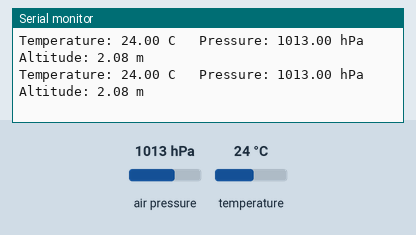
A sketch run on a simulated Arduino Uno, built with avr-gcc and run on an emulated ATmega328P. On the bench: the last lines printed to the serial monitor. The inputs (shaded band) are chosen by the test bench; at power-on: air pressure 1013 hPa, temperature 24 °C.

Above: at 1.2 s.
1.3 s: air pressure set to 952 hPa
At 2.6 s:
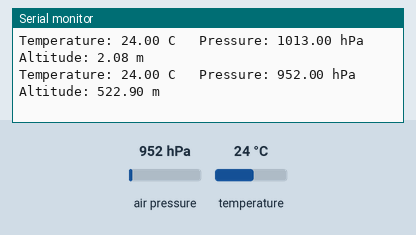
2.8 s: temperature set to 12 °C
At 3.6 s:
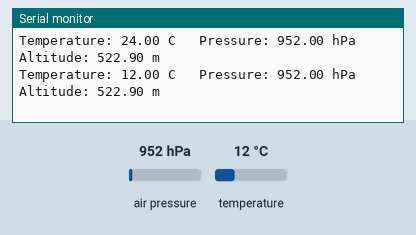
4.3 s: air pressure set to 975 hPa
At 5.5 s:
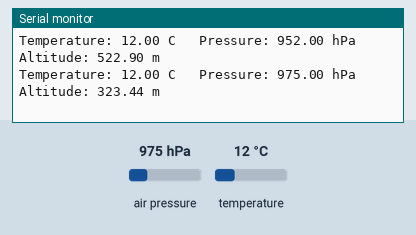
Timing chart, 0 to 7.3 s (numbered marks = the images above; inputs shaded):
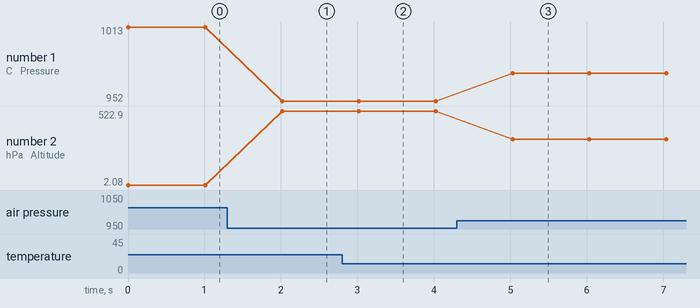

Measured:
- after the input at 1.3 s, the serial monitor: prints a new line after 0.71 s (image 1)
- after the input at 2.8 s, the serial monitor: prints a new line after 0.22 s (image 2)
- after the input at 4.3 s, the serial monitor: prints a new line after 0.73 s (image 3)
- plotted number 1: 1013 → 952 after the input at 1.3 s, 952 → 975 after the input at 4.3 s
- plotted number 2: 2.08 → 522.9 after the input at 1.3 s, 522.9 → 323.44 after the input at 4.3 s

The sketch:

04_bmp280.ino
```cpp
/*
  04 - BMP280 Pressure and Temperature Sensor (I2C)
  Board: Arduino Uno / Nano

  Libraries required (install from Sketch > Include Library > Manage Libraries):
    - "Adafruit BMP280 Library" by Adafruit ... version 2.6.8
    - "Adafruit BusIO" by Adafruit ............ version 1.16.1
    - "Adafruit Unified Sensor" by Adafruit ... version 1.1.14
  (If the IDE asks to install dependencies, click "Install all".)

  Wiring (Uno / Nano):
    VCC -> 3.3V (or 5V if your board has a regulator, check the label)
    GND -> GND
    SDA -> A4
    SCL -> A5

  The I2C address is usually 0x76 or 0x77. If the sensor is not found,
  change 0x76 to 0x77 below.
*/

#include <Wire.h>              // Library for I2C communication
#include <Adafruit_BMP280.h>   // Library for the BMP280 sensor

Adafruit_BMP280 bmp;   // Create the sensor object

void setup() {
  Serial.begin(9600);   // Start the Serial Monitor at 9600 baud

  // Try to start the sensor at address 0x76
  if (!bmp.begin(0x76)) {
    Serial.println("BMP280 not found. Check wiring or try address 0x77.");
    while (true);   // Stop here forever
  }
}

void loop() {
  float temperature = bmp.readTemperature();          // Temperature in Celsius
  float pressure = bmp.readPressure() / 100.0;        // Pa -> hPa
  float altitude = bmp.readAltitude(1013.25);         // Estimated height in meters

  Serial.print("Temperature: ");
  Serial.print(temperature);
  Serial.print(" C   Pressure: ");
  Serial.print(pressure);
  Serial.print(" hPa   Altitude: ");
  Serial.print(altitude);
  Serial.println(" m");

  delay(1000);   // Read once per second
}
```
